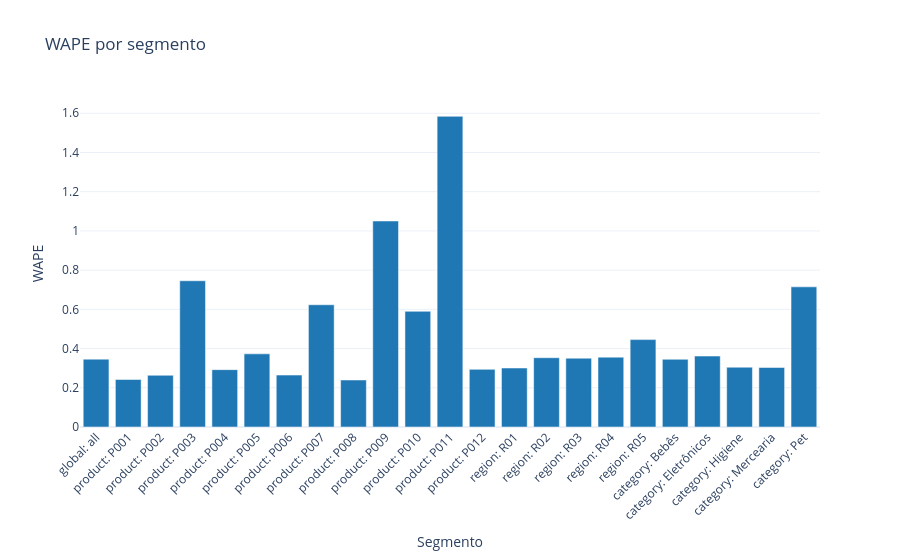

Source (notebook cell):
### Markdown cell above
## Pag Avaliação do Modelo

### Code cell
metric_view = metrics.loc[
    metrics["segment_type"].isin(["global", "product", "region", "category"])
].copy()

metric_view["segment_label"] = (
    metric_view["segment_type"] + ": " + metric_view["segment_value"]
)

fig_model = go.Figure()
fig_model.add_trace(
    go.Bar(
        x=metric_view["segment_label"],
        y=metric_view["wape"],
        name="WAPE",
        marker_color="#1f77b4",
        hovertemplate="%{x}<br>WAPE=%{y:.2%}<extra></extra>",
    )
)
fig_model.update_layout(
    title="WAPE por segmento",
    template="plotly_white",
    xaxis_title="Segmento",
    yaxis_title="WAPE",
    xaxis_tickangle=-45,
)
fig_model.write_html(
    preview_dir / "model_evaluation.html",
    include_plotlyjs="cdn",
)
fig_model.show()

### Figure 1 — Plotly figure (JSON) as saved in the notebook; plotly's stock layout.template omitted (floating-point values rounded to 4 significant figures)
{"data": [{"hovertemplate": "%{x}<br>WAPE=%{y:.2%}<extra></extra>", "marker": {"color": "#1f77b4"}, "name": "WAPE", "type": "bar", "x": ["global: all", "product: P001", "product: P002", "product: P003", "product: P004", "product: P005", "product: P006", "product: P007", "product: P008", "product: P009", "product: P010", "product: P011", "product: P012", "region: R01", "region: R02", "region: R03", "region: R04", "region: R05", "category: Bebês", "category: Eletrônicos", "category: Higiene", "category: Mercearia", "category: Pet"], "y": [0.3461, 0.2424, 0.2637, 0.7457, 0.2926, 0.373, 0.2647, 0.6233, 0.2396, 1.051, 0.5901, 1.584, 0.294, 0.3008, 0.3533, 0.3509, 0.3562, 0.4456, 0.3453, 0.3618, 0.3048, 0.3033, 0.7147]}], "layout": {"title": {"text": "WAPE por segmento"}, "xaxis": {"tickangle": -45, "title": {"text": "Segmento"}}, "yaxis": {"title": {"text": "WAPE"}}}}
